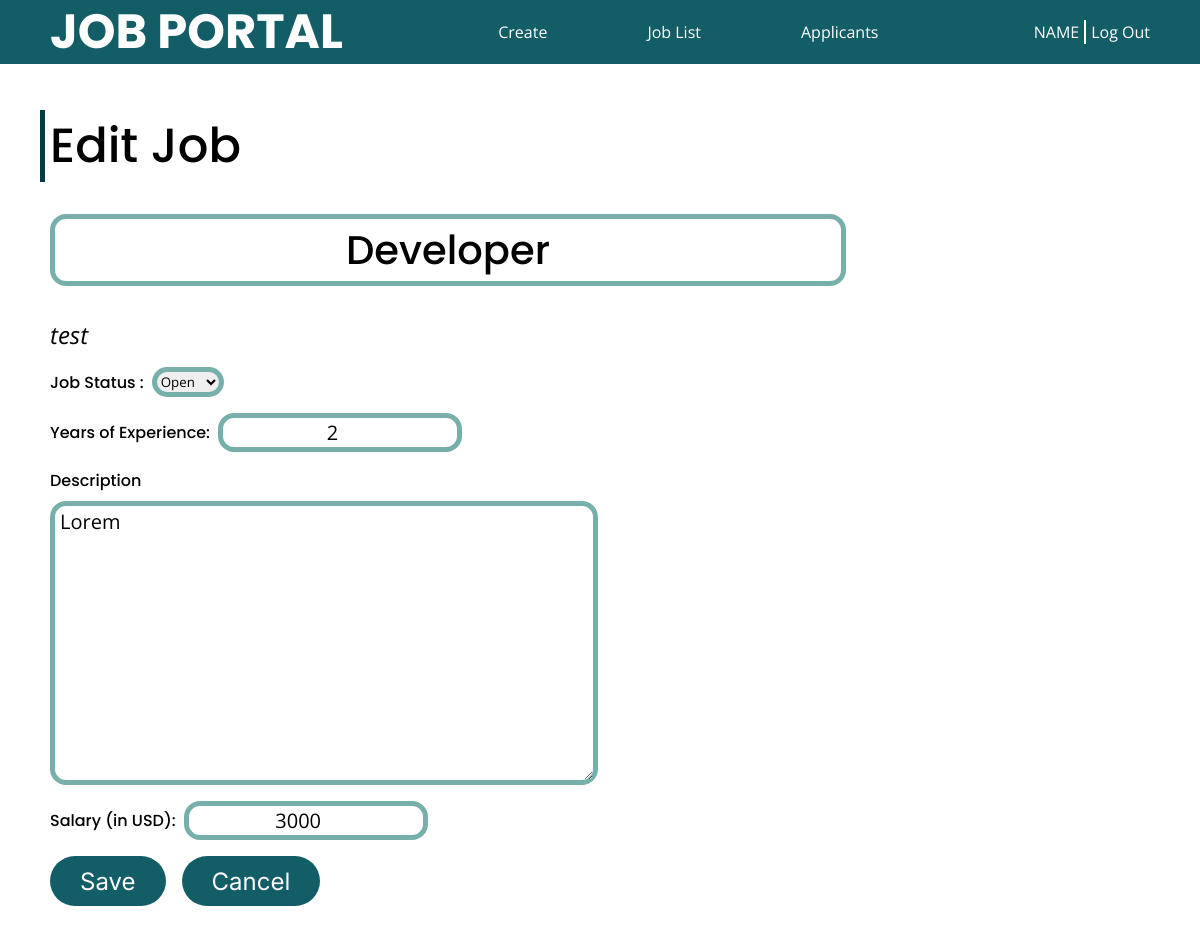
/jobs/details/test/edit/ (signed in), run on the app's committed database.
### jobs/models.py (models this page shows)
class Job(models.Model):
    id = models.CharField(max_length=10, primary_key=True)
    name = models.CharField(max_length=255)
    status = models.BooleanField(default=False)
    xp = models.PositiveIntegerField(default=0)
    des = models.TextField()
    salary = models.PositiveIntegerField(default=0)
    admin = models.CharField(max_length=255)
    company = models.CharField(max_length=255)

### jobs/views.py (the view, shortened to what this page needs)
# urls.py: path('jobs/details/<str:id>/edit/', views.edit, name='edit'),
@login_required(login_url='/login/')
@csrf_exempt
def edit(request, id):
    user = request.user
    if not isadmin(user.account_type):
        template = loader.get_template('401.html')
        return HttpResponse(template.render(), status=401)
    if request.method == 'GET':
        try:
            jobobject = Job.objects.get(id=id)
        except Job.DoesNotExist:
            raise Http404("Job does not exist")
        if jobobject.company != user.company:
            template = loader.get_template('401.html')
            return HttpResponse(template.render(), status=401)
        template = loader.get_template('edit_job.html')
        prameters = {
            'job': jobobject,
        }
        return HttpResponse(template.render(prameters, request))
    else:
        return HttpResponse("UNSUPPORTED METHOD")

### jobs/views.py (called while the page is built)
def isadmin(type):
    return type

### jobs/templates/edit_job.html (shortened to what this page needs)
<!DOCTYPE html>
<html>
<head>
</head>
  {% load static %}
  <link rel="stylesheet" href="{% static 'css/root.css' %}" />
  <link rel="stylesheet" href="{% static 'css/admin/add_edit_job.css' %}">
<body>
  <nav>
    <h2>JOB PORTAL</h2>
    <ul class="quick-links">
      <li><a href="/jobs/add/">Create</a></li>
      <li><a href="/joblist/">Job List</a></li>
      <li><a href="/jobs/applicants">Applicants</a></li>
    </ul>
    <div class="user">
      <a href="/home/" id="username">NAME</a>
      <div class="split"></div>
      <a href="/logout/" id='logout'>Log Out</a>
    </div>
  </nav>
  <div class="container">
    <h2>Edit Job</h2>
    <form method="post">
      <div class="form-input">
      <input type="text" name="name" id="name" placeholder="Job Name" required minlength="2" value="{{ job.name }}" />
    </div>
      <span id="id">{{ job.id }}</span>
      <div class="form-input status">
        <label for="status">Job Status :</label>
        <select id="status" name="status" class="select_border">
          <option value="Open">Open</option>
        </select>
      </div>
      <div class="form-input">
        <label for="xp" class="years_of_experience">Years of Experience:</label>
        <input type="number" id="xp" required name="xp" min="0" placeholder="[YEAR]" value="{{ job.xp }}"/>
      </div>
      <div class="form-input column">
        <label for="description">Description</label>
        <textarea type="text" id="description" name="description" rows="10" cols="50" required minlength="2">{{ job.des }}</textarea>
      </div>
      <div class="form-input">
        <label for="salary">Salary (in USD): </label>
        <input type="number" id="salary" required name="salary" min="0" placeholder="70000" value="{{ job.salary }}"/>
      </div>
      <div class="buttons">
        <button id="update">Save</button>
        <a href="/home/" id="cancel">Cancel</a>
      </div>
    </form>
  </div>
</body>
</html>

### static/css/root.css (style rules this page uses)
:root { --main-color-dark: #003C43; --main-color-normal: #135d66; --main-color-light: #77b0aa; --main-color-vlight: #e3fef7; --main-color-alpha: #00000088; --border-radius-s: 8px; --border-radius-m: 12px; --border-radius-l: 16px; --border-radius-f: 2rem; --font-poppins: 'Poppins'; --font-inter: 'Inter'; --font-roboto: 'Roboto'; --font-open-sans: 'Open Sans'; --text-color-b: #000; --text-color-w: #fff; --text-color-g: #888; }
body { margin: 0; }
nav { position: fixed; display: flex; justify-content: space-between; top: 0; left: 0; right: 0; height: 64px; padding-inline: 50px; background-color: var(--main-color-normal); color: var(--text-color-w); z-index: 999; }
nav h2 { font-family: var(--font-poppins); font-weight: bold; margin: 0; padding: 0; height: 100%; font-size: 48px; display: flex; align-items: center; justify-content: center; }
nav .user { display: flex; gap: 5px; font-family: var(--font-open-sans); height: 100%; align-items: center; }
nav .user .split { background-color: var(--text-color-w); width: 2px; height: 24px; }
nav .quick-links { padding: 0; display: flex; gap: 100px; justify-content: center; align-items: center; }
nav .quick-links li { list-style: none; font-family: var(--font-open-sans); }
nav .quick-links li a { position: relative; }
nav .quick-links li a::after { content: ''; position: absolute; width: 0%; height: 1px; bottom: -5px; left: 0; background-color: var(--text-color-w); transition: all 250ms ease-in-out; }
a, button { color: inherit; font-family: inherit; text-decoration: none; }

### static/css/admin/add_edit_job.css (style rules this page uses)
.container { margin-top: calc(64px); padding: 30px 50px; }
.container h2 { font-size: 48px; font-family: var(--font-poppins); font-weight: 500; margin-block: 16px; position: relative; }
.container h2::before { content: ''; width: 5px; height: 100%; position: absolute; left: -10px; top: 0; background-color: var(--main-color-dark); }
input, textarea { display: block; border: 5px solid var(--main-color-light); border-radius: var(--border-radius-l); padding-inline: 5px; font-size: 20px; font-family: var(--font-open-sans); text-align: center; }
textarea { text-align: start; }
.container input[id='name'] { font-size: 40px; font-family: var(--font-poppins); font-weight: 500; margin-block: 16px; position: relative; }
.container input[id='name']::before { content: ''; width: 5px; height: 100%; position: absolute; left: -10px; top: 0; background-color: var(--main-color-dark); }
.container input[id='id'], .container span { display: block; font-family: var(--font-open-sans); font-style: italic; font-size: 24px; }
form { display: flex; flex-direction: column; gap: 16px; width: 60%; }
.form-input { display: flex; width: 100%; align-items: center; gap: 8px; }
.column { flex-direction: column; align-items: flex-start; }
label { font-family: var(--font-poppins); font-weight: 500; }
select { border: 5px solid var(--main-color-light); border-radius: var(--border-radius-l); font-family: var(--font-open-sans); }
input::placeholder { font-style: italic; }
.buttons { display: flex; gap: 16px; }
.buttons button, .buttons a { background-color: var(--main-color-normal); border: 0; border-radius: var(--border-radius-f); height: 50px; font-size: 24px; transition: all 250ms ease-in-out; font-family: var(--font-inter); color: var(--text-color-w); display: flex; justify-content: center; align-items: center; padding: 0px 30px; }

### data on the page
Job: name "Developer", id "test", xp "2", description "Lorem", salary "3000"
